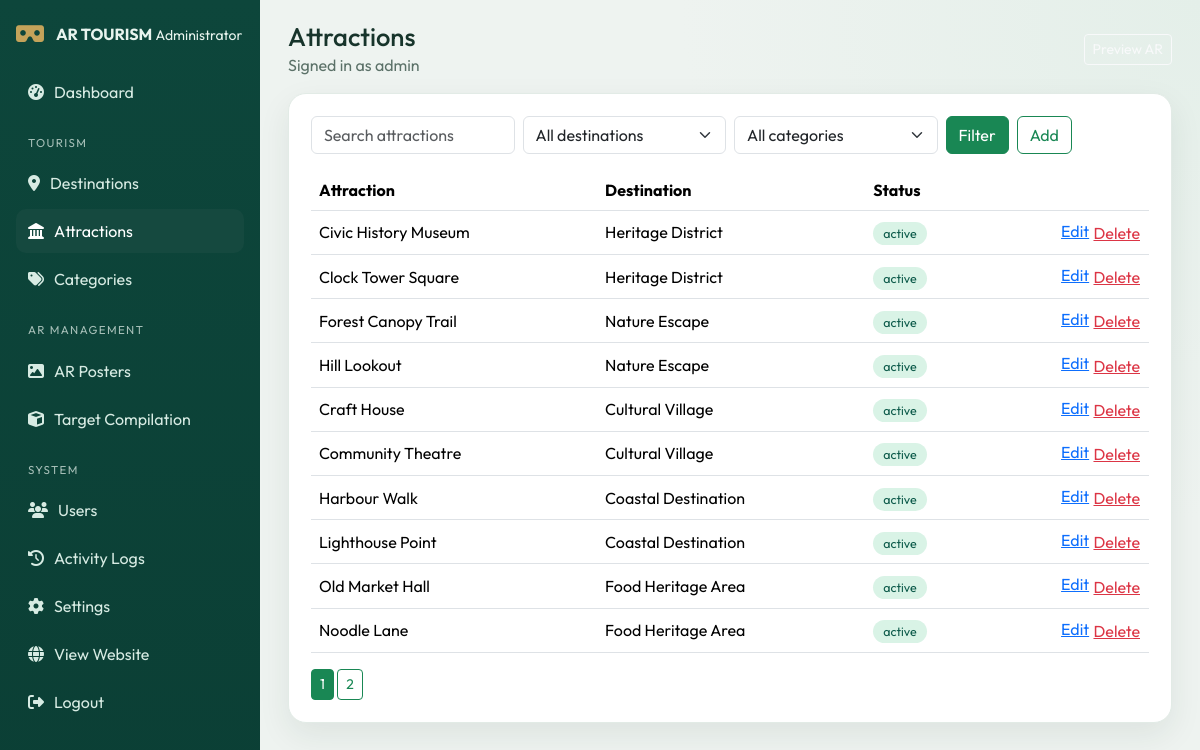
Page /admin/attractions/index.php (signed in) on the committed database.
### tables this page shows
CREATE TABLE users (
    id INT UNSIGNED AUTO_INCREMENT PRIMARY KEY,
    username VARCHAR(100) NOT NULL UNIQUE,
    email VARCHAR(190) NULL UNIQUE,
    password_hash VARCHAR(255) NOT NULL,
    role ENUM('admin','visitor') NOT NULL DEFAULT 'admin',
    status ENUM('active','inactive') NOT NULL DEFAULT 'active',
    last_login DATETIME NULL,
    created_at TIMESTAMP DEFAULT CURRENT_TIMESTAMP,
    INDEX (status)
);

CREATE TABLE attractions (
    id INT UNSIGNED AUTO_INCREMENT PRIMARY KEY,
    destination_id INT UNSIGNED NOT NULL,
    name VARCHAR(180) NOT NULL,
    short_description TEXT,
    full_description TEXT,
    main_image VARCHAR(255),
    youtube_url VARCHAR(500),
    website_url VARCHAR(500),
    google_maps_url VARCHAR(500),
    latitude DECIMAL(10,7),
    longitude DECIMAL(10,7),
    opening_hours VARCHAR(255),
    entry_information TEXT,
    category_id INT UNSIGNED,
    is_featured TINYINT(1) NOT NULL DEFAULT 0,
    status ENUM('active','inactive') DEFAULT 'active',
    display_order INT DEFAULT 0,
    created_at TIMESTAMP DEFAULT CURRENT_TIMESTAMP,
    updated_at TIMESTAMP DEFAULT CURRENT_TIMESTAMP ON UPDATE CURRENT_TIMESTAMP,
    INDEX (destination_id),
    INDEX (status),
    INDEX (is_featured),
    INDEX (name),
    FOREIGN KEY (destination_id) REFERENCES destinations(id) ON DELETE CASCADE,
    FOREIGN KEY (category_id) REFERENCES categories(id) ON DELETE SET NULL
);

CREATE TABLE destinations (
    id INT UNSIGNED AUTO_INCREMENT PRIMARY KEY,
    name VARCHAR(180) NOT NULL,
    slug VARCHAR(200) NOT NULL UNIQUE,
    short_description TEXT,
    full_description TEXT,
    cover_image VARCHAR(255),
    location VARCHAR(255),
    latitude DECIMAL(10,7),
    longitude DECIMAL(10,7),
    google_maps_url VARCHAR(500),
    category_id INT UNSIGNED,
    is_featured TINYINT(1) NOT NULL DEFAULT 0,
    status ENUM('active','inactive') DEFAULT 'active',
    created_at TIMESTAMP DEFAULT CURRENT_TIMESTAMP,
    updated_at TIMESTAMP DEFAULT CURRENT_TIMESTAMP ON UPDATE CURRENT_TIMESTAMP,
    INDEX (status),
    INDEX (is_featured),
    INDEX (category_id),
    FOREIGN KEY (category_id) REFERENCES categories(id) ON DELETE SET NULL
);

### includes/auth.php (called while the page is built, shortened)
<?php
require_once __DIR__ . '/database.php';
function current_admin(): ?array
{
    static $admin = false;
    if ($admin !== false) {
        return $admin;
    }
    $stmt = db()->prepare("SELECT * FROM users WHERE id = ? AND role = 'admin' AND status = 'active' LIMIT 1");
    $stmt->execute([(int) $_SESSION['admin_id']]);
    $admin = $stmt->fetch() ?: null;
    return $admin;
}
function require_admin(): void
{
    if (!current_admin()) {
        $next = urlencode((string) ($_SERVER['REQUEST_URI'] ?? 'index.php'));
        header('Location: ' . admin_url('login.php?next=' . $next));
        exit;
    }
}
function admin_url(string $path = ''): string
{
    $base = BASE_PATH === '' ? '' : BASE_PATH;
    return $base . '/admin/' . ltrim($path, '/');
}

### includes/database.php (called while the page is built, shortened)
<?php
function db(): PDO
{
    static $pdo = null;
    if ($pdo instanceof PDO) {
        return $pdo;
    }
    $dsn = 'mysql:host=' . DB_HOST . ';dbname=' . DB_NAME . ';charset=utf8mb4';
    $pdo = new PDO($dsn, DB_USER, DB_PASS, [
        PDO::ATTR_ERRMODE => PDO::ERRMODE_EXCEPTION,
        PDO::ATTR_DEFAULT_FETCH_MODE => PDO::FETCH_ASSOC,
        PDO::ATTR_EMULATE_PREPARES => false,
    ]);
    $pdo->exec("SET NAMES utf8mb4 COLLATE utf8mb4_unicode_ci");
    return $pdo;
}

### admin/attractions/index.php (the view, shortened to what this page needs)
<?php
require_once __DIR__ . '/../../includes/functions.php';
$pageTitle = 'Attractions';
$adminSection = 'attractions';
$q = str_param('q');
$destinationId = int_param('destination_id');
$categoryId = int_param('category_id');
$page = max(1, int_param('page', 1));
$where = 'WHERE 1=1';
$params = [];
$total = db()->prepare("SELECT COUNT(*) FROM attractions a $where");
$total->execute($params);
$pager = paginate((int) $total->fetchColumn(), $page);
$stmt = db()->prepare("SELECT a.*, d.name AS destination_name, c.name AS category_name FROM attractions a JOIN destinations d ON d.id=a.destination_id LEFT JOIN categories c ON c.id=a.category_id $where ORDER BY a.updated_at DESC LIMIT {$pager['per_page']} OFFSET {$pager['offset']}");
$stmt->execute($params);
$items = $stmt->fetchAll();
require __DIR__ . '/../../includes/admin-header.php';
?>
<div class="admin-card">
    <form class="row g-2 mb-3" method="get">
        <div class="col-md-3"><input class="form-control" name="q" value="<?= e($q) ?>" placeholder="Search attractions"></div>
        <div class="col-md-3">
            <select class="form-select" name="destination_id">
                <option value="">All destinations</option>
            </select>
        </div>
        <div class="col-md-3">
            <select class="form-select" name="category_id">
                <option value="">All categories</option>
            </select>
        </div>
        <div class="col-md-3 d-flex gap-2">
            <button class="btn btn-success">Filter</button>
            <a class="btn btn-outline-success" href="<?= e(admin_url('attractions/form.php')) ?>">Add</a>
        </div>
    </form>
    <div class="table-responsive">
        <table class="table align-middle">
            <thead><tr><th>Attraction</th><th>Destination</th><th>Status</th><th></th></tr></thead>
            <tbody>
            <?php foreach ($items as $item): ?>
                <tr>
                    <td><?= e($item['name']) ?></td>
                    <td><?= e($item['destination_name']) ?></td>
                    <td><?= status_badge($item['status']) ?></td>
                    <td class="text-end">
                        <a href="<?= e(admin_url('attractions/form.php?id=' . (int) $item['id'])) ?>">Edit</a>
                        <form class="d-inline js-confirm" method="post" action="<?= e(admin_url('attractions/delete.php')) ?>">
                            <button class="btn btn-link text-danger p-0">Delete</button>
                        </form>
                    </td>
                </tr>
            <?php endforeach; ?>
            </tbody>
        </table>
    </div>
    <?php if ($pager['pages'] > 1): for ($i = 1; $i <= $pager['pages']; $i++): ?>
        <a class="btn btn-sm <?= $i === $pager['page'] ? 'btn-success' : 'btn-outline-success' ?>" href="?q=<?= urlencode($q) ?>&destination_id=<?= $destinationId ?>&category_id=<?= $categoryId ?>&page=<?= $i ?>"><?= $i ?></a>
    <?php endfor; endif; ?>
</div>
<?php require __DIR__ . '/../../includes/admin-footer.php'; ?>

### includes/admin-header.php (shortened to what this page needs)
<?php
require_once __DIR__ . '/functions.php';
require_admin();
$admin = current_admin();
$pageTitle = $pageTitle ?? 'Dashboard';
$adminSection = $adminSection ?? '';
?>
<!doctype html>
<html lang="en">
<head>
    <link href="https://cdn.jsdelivr.net/npm/bootstrap@5.3.3/dist/css/bootstrap.min.css" rel="stylesheet">
    <link href="https://cdnjs.cloudflare.com/ajax/libs/font-awesome/6.5.2/css/all.min.css" rel="stylesheet">
    <link rel="stylesheet" href="<?= e(asset('css/admin.css')) ?>">
</head>
<body class="admin-body">
<aside class="admin-sidebar offcanvas-lg offcanvas-start" id="adminSidebar" tabindex="-1">
    <div class="sidebar-brand">
        <i class="fa-solid fa-vr-cardboard"></i>
        <div>
            <strong>AR TOURISM</strong>
            <small>Administrator</small>
        </div>
    </div>
    <nav class="sidebar-nav">
        <a class="<?= $adminSection === 'dashboard' ? 'active' : '' ?>" href="<?= e(admin_url('index.php')) ?>"><i class="fa-solid fa-gauge-high"></i> Dashboard</a>
        <p class="nav-label">Tourism</p>
        <a class="<?= $adminSection === 'destinations' ? 'active' : '' ?>" href="<?= e(admin_url('destinations/index.php')) ?>"><i class="fa-solid fa-location-dot"></i> Destinations</a>
        <a class="<?= $adminSection === 'attractions' ? 'active' : '' ?>" href="<?= e(admin_url('attractions/index.php')) ?>"><i class="fa-solid fa-landmark"></i> Attractions</a>
        <a class="<?= $adminSection === 'categories' ? 'active' : '' ?>" href="<?= e(admin_url('categories/index.php')) ?>"><i class="fa-solid fa-tags"></i> Categories</a>
        <p class="nav-label">AR Management</p>
        <a class="<?= $adminSection === 'posters' ? 'active' : '' ?>" href="<?= e(admin_url('ar-posters/index.php')) ?>"><i class="fa-solid fa-image"></i> AR Posters</a>
        <a class="<?= $adminSection === 'compile' ? 'active' : '' ?>" href="<?= e(admin_url('ar-posters/compile.php')) ?>"><i class="fa-solid fa-cube"></i> Target Compilation</a>
        <p class="nav-label">System</p>
        <a class="<?= $adminSection === 'users' ? 'active' : '' ?>" href="<?= e(admin_url('users/index.php')) ?>"><i class="fa-solid fa-users"></i> Users</a>
        <a class="<?= $adminSection === 'logs' ? 'active' : '' ?>" href="<?= e(admin_url('logs/index.php')) ?>"><i class="fa-solid fa-clock-rotate-left"></i> Activity Logs</a>
        <a class="<?= $adminSection === 'settings' ? 'active' : '' ?>" href="<?= e(admin_url('settings/index.php')) ?>"><i class="fa-solid fa-gear"></i> Settings</a>
        <a href="<?= e(url('index.php')) ?>"><i class="fa-solid fa-globe"></i> View Website</a>
        <a href="<?= e(admin_url('logout.php')) ?>"><i class="fa-solid fa-right-from-bracket"></i> Logout</a>
    </nav>
</aside>
<div class="admin-main">
    <header class="admin-top">
        <div>
            <h1><?= e($pageTitle) ?></h1>
            <p>Signed in as <?= e($admin['username'] ?? 'admin') ?></p>
        </div>
        <a class="btn btn-outline-light btn-sm" href="<?= e(url('ar.php')) ?>">Preview AR</a>
    </header>
    <div class="admin-content">

### includes/functions.php (shortened to what this page needs)
<?php
require_once __DIR__ . '/database.php';
require_once __DIR__ . '/auth.php';
function e(mixed $value): string
{
    return htmlspecialchars((string) $value, ENT_QUOTES | ENT_SUBSTITUTE, 'UTF-8');
}
function url(string $path = ''): string
{
    $base = BASE_PATH === '' ? '' : BASE_PATH;
    return $base . '/' . ltrim($path, '/');
}
function asset(string $path): string
{
    return url('assets/' . ltrim($path, '/')) . '?v=' . ASSET_VERSION;
}
function paginate(int $total, int $page, int $perPage = PER_PAGE): array
{
    $pages = max(1, (int) ceil($total / $perPage));
    $page = max(1, min($page, $pages));
    return [
        'page' => $page,
        'pages' => $pages,
        'offset' => ($page - 1) * $perPage,
        'per_page' => $perPage,
        'total' => $total,
    ];
}
function int_param(string $key, int $default = 0): int
{
    return (int) ($_GET[$key] ?? $_POST[$key] ?? $default);
}
function str_param(string $key, string $default = ''): string
{
    return trim((string) ($_GET[$key] ?? $_POST[$key] ?? $default));
}
function status_badge(string $status): string
{
    $class = $status === 'active' || $status === 'READY' ? 'badge-ok' : 'badge-warn';
    return '<span class="badge-status ' . $class . '">' . e($status) . '</span>';
}

### assets/css/admin.css (style rules this page uses)
:root { --green: #0f5c4c; --green-dark: #0b3f35; --gold: #c4a35a; --ink: #17342b; }
body.admin-body { margin: 0; font-family: "Outfit", sans-serif; background: radial-gradient(circle at 100% 0%, #e4efe9 0, transparent 36%), #eef3f0; color: var(--ink); }
.admin-sidebar { width: 260px; background: linear-gradient(180deg, #0d463b, var(--green-dark)); color: #e8f4ee; min-height: 100vh; position: fixed; inset: 0 auto 0 0; padding: 22px 16px; z-index: 10; }
.sidebar-brand { display: flex; gap: 12px; align-items: center; margin-bottom: 24px; }
.sidebar-brand i { font-size: 1.4rem; color: var(--gold); }
.sidebar-nav { display: grid; gap: 4px; }
.sidebar-nav a { color: #d7ebe3; text-decoration: none; padding: 10px 12px; border-radius: 10px; display: flex; gap: 10px; align-items: center; }
.sidebar-nav a.active, .sidebar-nav a:hover { background: #15493f; color: #fff; }
.nav-label { margin: 16px 12px 6px; font-size: 0.72rem; letter-spacing: 0.12em; text-transform: uppercase; opacity: 0.7; }
.admin-main { margin-left: 260px; min-height: 100vh; }
.admin-top { display: flex; justify-content: space-between; align-items: center; padding: 22px 28px 8px; }
.admin-top h1 { font-size: 1.6rem; margin: 0; }
.admin-top p { margin: 0; color: #5b7168; }
.admin-content { padding: 8px 28px 40px; }
.stat-card, .admin-card { background: #fff; border-radius: 18px; padding: 20px; box-shadow: 0 12px 32px rgba(23, 52, 43, 0.08); border: 1px solid #e2ebe6; }
.admin-card { padding: 22px; }
.badge-status { border-radius: 999px; padding: 4px 10px; font-size: 0.78rem; }
.badge-ok { background: #d9f3e6; color: #0f5c4c; }

### rows in the picture
users: username "admin"
attractions: name "Civic History Museum", destination.name "Heritage District", status "active"
attractions: name "Clock Tower Square", destination.name "Heritage District", status "active"
attractions: name "Forest Canopy Trail", destination.name "Nature Escape", status "active"
attractions: name "Hill Lookout", destination.name "Nature Escape", status "active"
attractions: name "Craft House", destination.name "Cultural Village", status "active"
attractions: name "Community Theatre", destination.name "Cultural Village", status "active"
attractions: name "Harbour Walk", destination.name "Coastal Destination", status "active"
attractions: name "Lighthouse Point", destination.name "Coastal Destination", status "active"
attractions: name "Old Market Hall", destination.name "Food Heritage Area", status "active"
attractions: name "Noodle Lane", destination.name "Food Heritage Area", status "active"

### other values in the picture
$pageTitle "Attractions"
